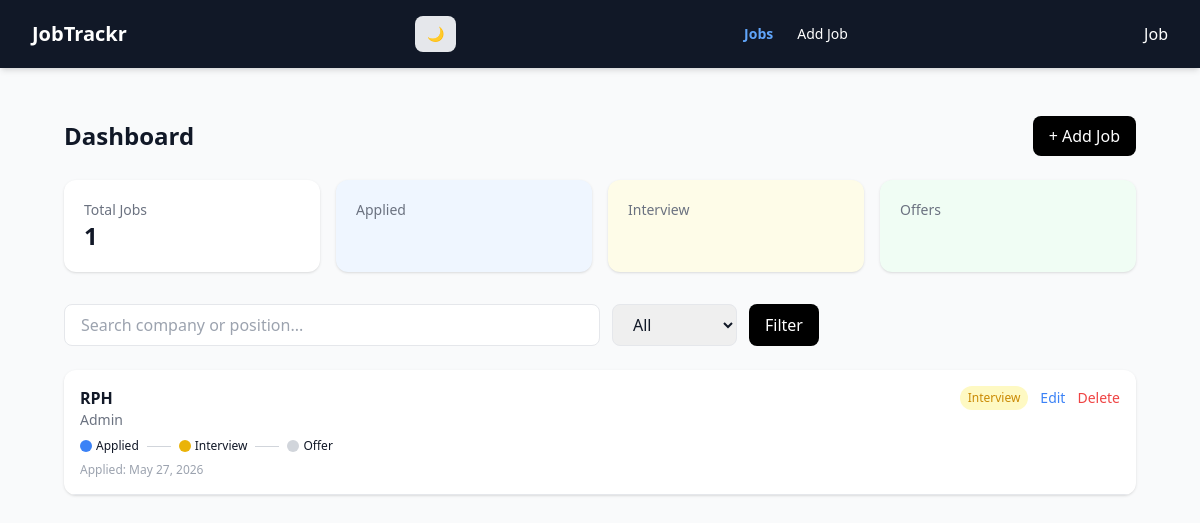
The app's page /jobs/ (signed in) with its own data.
### jobs/models.py (models this page shows, shortened)
class Job(models.Model):
    STATUS_CHOICES = [
        ("applied", "Applied"),
        ("interview", "Interview"),
        ("offer", "Offer"),
        ("rejected", "Rejected"),
    ]
    user = models.ForeignKey(User, on_delete=models.CASCADE)
    company = models.CharField(max_length=255)
    position = models.CharField(max_length=255)
    status = models.CharField(max_length=20, choices=STATUS_CHOICES)
    applied_date = models.DateTimeField(auto_now_add=True)

### jobs/views.py (the view)
# urls.py: path("", views.job_list, name="job_list"),
@login_required
def job_list(request):
    jobs = Job.objects.filter(user=request.user).order_by("-id")
    query = request.GET.get("q")
    status = request.GET.get("status")
    if query:
        jobs = jobs.filter(
            company__icontains=query
        ) | jobs.filter(
            position__icontains=query
        )
    if status and status != "all":
        jobs = jobs.filter(status=status)
    context = {
        "jobs": jobs,
        "query": query or "",
        "status": status or "all",
    }
    return render(request, "jobs/job_list.html", context)

### jobs/templates/jobs/job_list.html (shortened to what this page needs)
{% extends "base.html" %}
{% block content %}
<div class="max-w-6xl mx-auto px-4 py-6">
    <div class="flex justify-between items-center mb-6">
        <h1 class="text-2xl font-bold">Dashboard</h1>
        <a href="/jobs/add/"
           class="bg-black text-white px-4 py-2 rounded-lg hover:bg-gray-800 transition">
            + Add Job
        </a>
    </div>
    <div class="grid grid-cols-1 md:grid-cols-4 gap-4 mb-8">
        <div class="bg-white p-5 rounded-xl shadow">
            <div class="text-gray-500 text-sm">Total Jobs</div>
            <div class="text-2xl font-bold">{{ jobs|length }}</div>
        </div>
        <div class="bg-blue-50 p-5 rounded-xl shadow">
            <div class="text-gray-500 text-sm">Applied</div>
        </div>
        <div class="bg-yellow-50 p-5 rounded-xl shadow">
            <div class="text-gray-500 text-sm">Interview</div>
        </div>
        <div class="bg-green-50 p-5 rounded-xl shadow">
            <div class="text-gray-500 text-sm">Offers</div>
        </div>
    </div>
    <form method="GET" class="flex flex-col md:flex-row gap-3 mb-6">
        <input type="text"
               name="q"
               value="{{ query }}"
               placeholder="Search company or position..."
               class="w-full md:w-1/2 px-4 py-2 border rounded-lg focus:ring">
        <select name="status" class="px-4 py-2 border rounded-lg">
            <option value="all">All</option>
        </select>
        <button class="bg-black text-white px-4 py-2 rounded-lg hover:bg-gray-800">
            Filter
        </button>
    </form>
    <div class="bg-white rounded-xl shadow overflow-hidden">
        {% for job in jobs %}
        <div class="flex justify-between items-start p-4 border-b hover:bg-gray-50">
            <div>
                <div class="font-semibold text-gray-900 dark:text-white">
                    {{ job.company }}
                </div>
                <div class="text-sm text-gray-500 dark:text-gray-300">
                    {{ job.position }}
                </div>
                <div class="mt-2 flex items-center gap-2 text-xs">
                    <div class="flex items-center gap-1">
                        <div class="w-3 h-3 rounded-full
                            {% if job.status == 'applied' or job.status == 'interview' or job.status == 'offer' %}
                                bg-blue-500
                            {% else %}
                                bg-gray-300
                            {% endif %}">
                        </div>
                        <span>Applied</span>
                    </div>
                    <div class="w-6 h-px bg-gray-300"></div>
                    <div class="flex items-center gap-1">
                        <div class="w-3 h-3 rounded-full
                            {% if job.status == 'interview' or job.status == 'offer' %}
                                bg-yellow-500
                            {% else %}
                                bg-gray-300
                            {% endif %}">
                        </div>
                        <span>Interview</span>
                    </div>
                    <div class="w-6 h-px bg-gray-300"></div>
                    <div class="flex items-center gap-1">
                        <div class="w-3 h-3 rounded-full
                            {% if job.status == 'offer' %}
                                bg-green-500
                            {% else %}
                                bg-gray-300
                            {% endif %}">
                        </div>
                        <span>Offer</span>
                    </div>
                </div>
                <div class="text-xs text-gray-400 mt-2">
                    Applied: {{ job.applied_date|date:"M d, Y" }}
                </div>
            </div>
            <div class="flex items-center gap-3">
                <span class="text-xs px-2 py-1 rounded-full font-medium
                    {% if job.status == 'applied' %}bg-blue-100 text-blue-600
                    {% elif job.status == 'interview' %}bg-yellow-100 text-yellow-600
                    {% elif job.status == 'offer' %}bg-green-100 text-green-600
                    {% else %}bg-red-100 text-red-600
                    {% endif %}">
                    {{ job.status|title }}
                </span>
                <a href="/jobs/edit/{{ job.id }}/" class="text-blue-500 text-sm">Edit</a>
                <a href="/jobs/delete/{{ job.id }}/" class="text-red-500 text-sm">Delete</a>
            </div>
        </div>
        {% empty %}
        <div class="p-6 text-gray-500">
            No jobs yet.
        </div>
        {% endfor %}
    </div>
</div>
{% endblock %}

### templates/base.html (shortened to what this page needs)
<!DOCTYPE html>
<html lang="en" class="dark">
<head>
    <script src="https://cdn.tailwindcss.com"></script>
    <link href="https://cdn.jsdelivr.net/npm/@tabler/icons@2.47.0/iconfont/tabler-icons.min.css" rel="stylesheet">
</head>
<body class="bg-gray-50 text-gray-900 dark:bg-gray-900 dark:text-white">
<nav class="bg-gray-900 text-white px-6 py-4 flex justify-between items-center shadow-md">
    <div class="text-xl font-bold flex items-center gap-2">
        JobTrackr
    </div>
    <button id="themeToggle"
            class="px-3 py-2 rounded-lg text-sm font-medium
                   bg-gray-200 dark:bg-gray-700
                   text-gray-800 dark:text-white
                   hover:scale-105 transition">
    </button>
    <div class="flex items-center gap-6 text-sm">
        <a href="/jobs/"
           class="{% if request.path == '/jobs/' %}text-blue-400 font-semibold{% else %}hover:text-blue-400{% endif %}">
            Jobs
        </a>
        <a href="/jobs/add/"
           class="{% if request.path == '/jobs/add/' %}text-blue-400 font-semibold{% else %}hover:text-blue-400{% endif %}">
            Add Job
        </a>
    </div>
    <div class="relative group">
        <button class="flex items-center gap-2 hover:text-blue-400 transition">
            {% if request.user.is_authenticated %}
                {{ request.user.username }}
            {% else %}
                Guest
            {% endif %}
        </button>
    </div>
</nav>
<main class="max-w-6xl mx-auto p-6">
    {% block content %}{% endblock %}
</main>
</body>
</html>

### records on screen
Job: company "RPH", position "Admin", applied_date "May 27, 2026", status "Interview"

### other values on screen
{{ request.user.username }} "Job"
{{ jobs|length }} "1"
